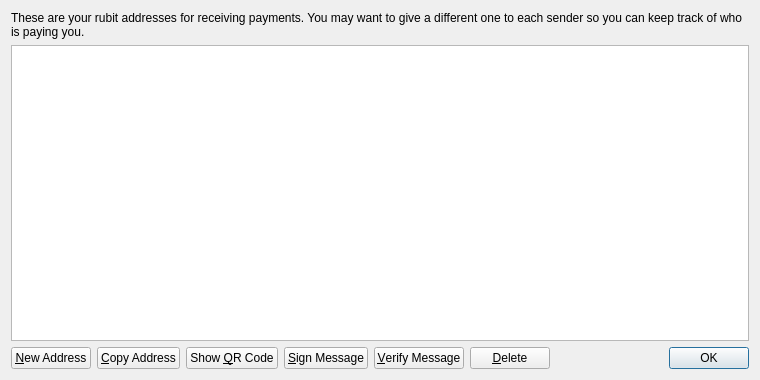
<?xml version="1.0" encoding="UTF-8"?>
<ui version="4.0">
 <class>AddressBookPage</class>
 <widget class="QWidget" name="AddressBookPage">
  <property name="geometry">
   <rect>
    <x>0</x>
    <y>0</y>
    <width>760</width>
    <height>380</height>
   </rect>
  </property>
  <property name="windowTitle">
   <string>Address Book</string>
  </property>
  <layout class="QVBoxLayout" name="verticalLayout">
   <item>
    <widget class="QLabel" name="labelExplanation">
     <property name="text">
      <string>These are your rubit addresses for receiving payments. You may want to give a different one to each sender so you can keep track of who is paying you.</string>
     </property>
     <property name="textFormat">
      <enum>Qt::PlainText</enum>
     </property>
     <property name="wordWrap">
      <bool>true</bool>
     </property>
    </widget>
   </item>
   <item>
    <widget class="QTableView" name="tableView">
     <property name="contextMenuPolicy">
      <enum>Qt::CustomContextMenu</enum>
     </property>
     <property name="toolTip">
      <string>Double-click to edit address or label</string>
     </property>
     <property name="tabKeyNavigation">
      <bool>false</bool>
     </property>
     <property name="alternatingRowColors">
      <bool>true</bool>
     </property>
     <property name="selectionMode">
      <enum>QAbstractItemView::SingleSelection</enum>
     </property>
     <property name="selectionBehavior">
      <enum>QAbstractItemView::SelectRows</enum>
     </property>
     <property name="sortingEnabled">
      <bool>true</bool>
     </property>
     <attribute name="verticalHeaderVisible">
      <bool>false</bool>
     </attribute>
    </widget>
   </item>
   <item>
    <layout class="QHBoxLayout" name="horizontalLayout">
     <item>
      <widget class="QPushButton" name="newAddressButton">
       <property name="toolTip">
        <string>Create a new address</string>
       </property>
       <property name="text">
        <string>&amp;New Address</string>
       </property>
       <property name="icon">
        <iconset resource="../bitcoin.qrc">
         <normaloff>:/icons/add</normaloff>:/icons/add</iconset>
       </property>
      </widget>
     </item>
     <item>
      <widget class="QPushButton" name="copyToClipboard">
       <property name="toolTip">
        <string>Copy the currently selected address to the system clipboard</string>
       </property>
       <property name="text">
        <string>&amp;Copy Address</string>
       </property>
       <property name="icon">
        <iconset resource="../bitcoin.qrc">
         <normaloff>:/icons/editcopy</normaloff>:/icons/editcopy</iconset>
       </property>
      </widget>
     </item>
     <item>
      <widget class="QPushButton" name="showQRCode">
       <property name="text">
        <string>Show &amp;QR Code</string>
       </property>
       <property name="icon">
        <iconset resource="../bitcoin.qrc">
         <normaloff>:/icons/qrcode</normaloff>:/icons/qrcode</iconset>
       </property>
      </widget>
     </item>
     <item>
      <widget class="QPushButton" name="signMessage">
       <property name="toolTip">
        <string>Sign a message to prove you own a Bitcoin address</string>
       </property>
       <property name="text">
        <string>&amp;Sign Message</string>
       </property>
       <property name="icon">
        <iconset resource="../bitcoin.qrc">
         <normaloff>:/icons/edit</normaloff>:/icons/edit</iconset>
       </property>
      </widget>
     </item>
     <item>
      <widget class="QPushButton" name="verifyMessage">
       <property name="toolTip">
        <string>Verify a message to ensure it was signed with a specified Bitcoin address</string>
       </property>
       <property name="text">
        <string>&amp;Verify Message</string>
       </property>
       <property name="icon">
        <iconset resource="../bitcoin.qrc">
         <normaloff>:/icons/transaction_0</normaloff>:/icons/transaction_0</iconset>
       </property>
      </widget>
     </item>
     <item>
      <widget class="QPushButton" name="deleteButton">
       <property name="toolTip">
        <string>Delete the currently selected address from the list. Only sending addresses can be deleted.</string>
       </property>
       <property name="text">
        <string>&amp;Delete</string>
       </property>
       <property name="icon">
        <iconset resource="../bitcoin.qrc">
         <normaloff>:/icons/remove</normaloff>:/icons/remove</iconset>
       </property>
      </widget>
     </item>
     <item>
      <spacer name="horizontalSpacer">
       <property name="orientation">
        <enum>Qt::Horizontal</enum>
       </property>
       <property name="sizeHint" stdset="0">
        <size>
         <width>40</width>
         <height>20</height>
        </size>
       </property>
      </spacer>
     </item>
     <item>
      <widget class="QDialogButtonBox" name="buttonBox">
       <property name="sizePolicy">
        <sizepolicy hsizetype="Maximum" vsizetype="Fixed">
         <horstretch>0</horstretch>
         <verstretch>0</verstretch>
        </sizepolicy>
       </property>
       <property name="standardButtons">
        <set>QDialogButtonBox::Ok</set>
       </property>
      </widget>
     </item>
    </layout>
   </item>
  </layout>
 </widget>
 <resources>
  <include location="../bitcoin.qrc"/>
 </resources>
 <connections/>
</ui>
